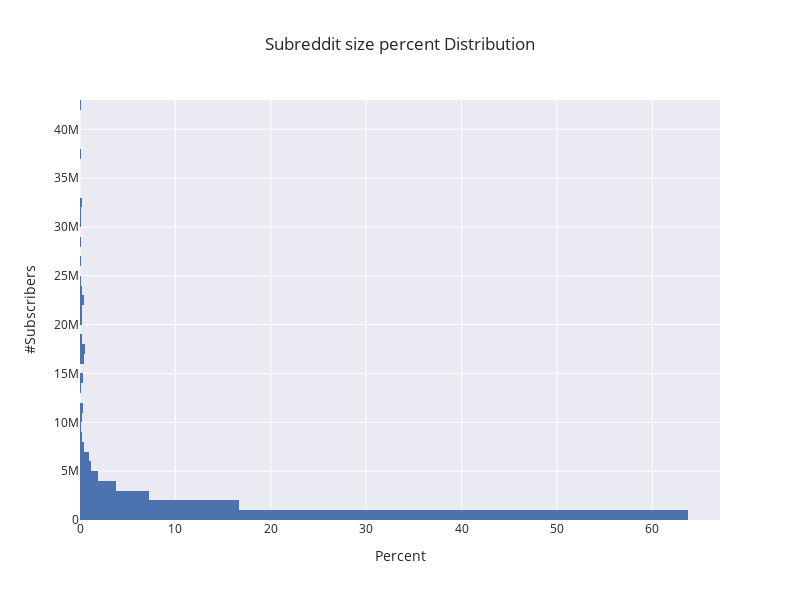

This figure's notebook cell:
### Code cell
from plotly.graph_objs import Layout
layout = Layout(
    plot_bgcolor='rgba(0,0,0,0)'
)
fig = go.Figure()
fig.add_trace(go.Histogram(y=lst_n_subscribers, histnorm='percent'))
fig.update_yaxes(title='#Subscribers')
fig.update_xaxes(title='Percent')
fig.update_layout(template='seaborn', paper_bgcolor='rgba(0,0,0,0)')
fig.update_layout(width=800, height=600)
fig.update_layout(title='Subreddit size percent Distribution', title_x = 0.5)
fig.write_image('{}/{}'.format('output', 'subreddit_size_distribution.png'))

fig.show()

### Figure 1 — Plotly figure (JSON) as saved in the notebook; plotly's stock layout.template omitted (floating-point values rounded to 4 significant figures; data arrays with more than 128 entries replaced by an {"elided": "..."} marker saying what was removed)
{"data": [{"histnorm": "percent", "type": "histogram", "y": {"elided": "1001 int values"}}], "layout": {"height": 600, "paper_bgcolor": "rgba(0, 0, 0, 0)", "title": {"text": "Subreddit size percent Distribution", "x": 0.5}, "width": 800, "xaxis": {"autorange": true, "range": [0, 67.09], "title": {"text": "Percent"}}, "yaxis": {"autorange": true, "range": [-0.5, 43000000.0], "title": {"text": "#Subscribers"}, "type": "linear"}}}
